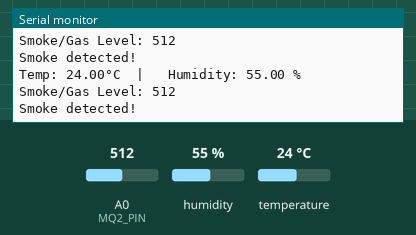
The sketch below on a simulated Arduino Uno, built with avr-gcc and run on an emulated ATmega328P. Shown: the last lines printed to the serial monitor. The test bench sets the inputs (shaded band); at power-on: A0 (MQ2_PIN) = 512, humidity 55 %, temperature 24 °C.

Above: at 5.9 s.
6.0 s: A0 (MQ2_PIN) set to 413
At 7.2 s:
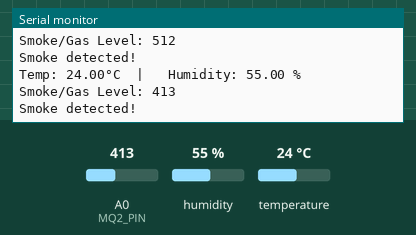
8.7 s: A0 (MQ2_PIN) set to 386
At 10.9 s:
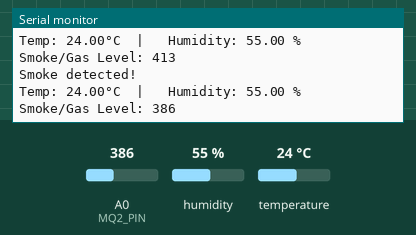
Timing chart, 0 to 12.4 s (numbered marks = the images above; inputs shaded):
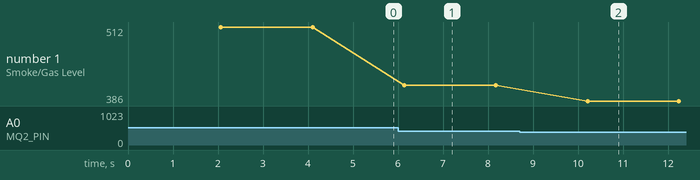

The sketch:

pir_sensor_copy_20250408214008.ino
```cpp
#include <DHT.h>

#define DHTPIN 2        // Pin connected to DHT11 (Data Pin)
#define DHTTYPE DHT11   // Define DHT11 type

#define MQ2_PIN A0      // Analog pin A0 connected to MQ-2 smoke sensor

DHT dht(DHTPIN, DHTTYPE);  // Initialize DHT11 sensor

void setup() {
  Serial.begin(9600);  // Start Serial communication
  dht.begin();         // Initialize DHT11 sensor
  delay(2000);         // Wait for sensor to stabilize
}

void loop() {
  // Read temperature and humidity from DHT11 sensor
  float humidity = dht.readHumidity();
  float temperature = dht.readTemperature();

  // Read analog value from MQ-2 smoke sensor
  int smokeValue = analogRead(MQ2_PIN);

  // Check if DHT11 readings are valid
  if (isnan(temperature) || isnan(humidity)) {
    Serial.println("❌ Failed to read from DHT11 sensor!");
  } else {
    Serial.print("Temp: ");
    Serial.print(temperature);
    Serial.print("°C  |   Humidity: ");
    Serial.print(humidity);
    Serial.println(" %");
  }

  // Print smoke sensor value
  Serial.print("Smoke/Gas Level: ");
  Serial.println(smokeValue);  // Smoke value (0–1023)

  // You can add a threshold to trigger an alert based on the smoke value
  if (smokeValue > 400) {
    Serial.println("Smoke detected!");
  }

  delay(2000);  // Wait 2 seconds before reading again
}
```

Measured:
- the behaviour switches between 401 and 400 on A0 (MQ2_PIN) (found by bisection; images 1 and 2)
- after the input at 6.0 s, the serial monitor: prints a new line after 0.14 s (image 1)
- after the input at 8.7 s, the serial monitor: prints a new line after 1.5 s (image 2)
- plotted number 1: 512 → 413 after the input at 6.0 s, 413 → 386 after the input at 8.7 s
